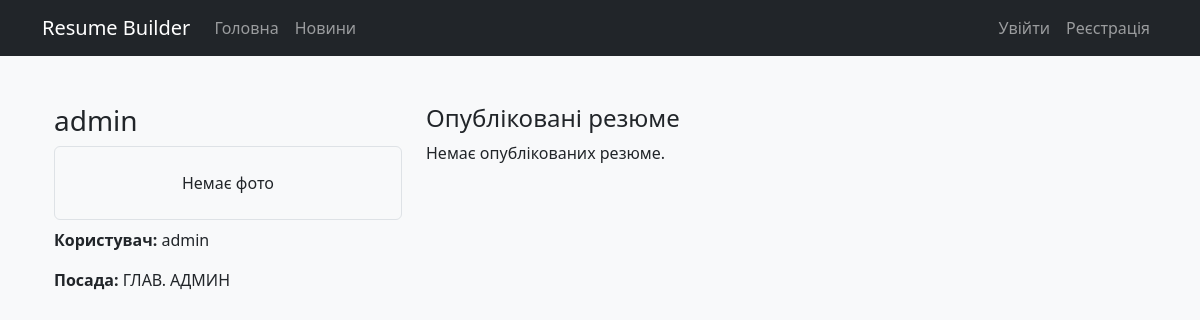
The page /profiles/admin/ on the database its author committed.
### builder/models.py (models this page shows, shortened)
class Profile(models.Model):
    GRADIENT_DIRECTIONS = [
        ('90deg', 'Зліва направо'),
        ('135deg', 'Діагональ'),
        ('180deg', 'Зверху вниз'),
        ('270deg', 'Справа наліво'),
    ]
    THEME_CHOICES = [
        ('light', 'Світла'),
        ('dark', 'Темна'),
        ('system', 'Системна'),
    ]
    user = models.OneToOneField(User, on_delete=models.CASCADE, related_name='profile')
    full_name = models.CharField(max_length=200)
    title = models.CharField(max_length=200, blank=True)
    email = models.EmailField(blank=True)
    phone = models.CharField(max_length=50, blank=True)
    location = models.CharField(max_length=200, blank=True)
    bio = models.TextField(blank=True)
    photo = models.ImageField(upload_to='profiles/', blank=True, null=True)
    last_seen = models.DateTimeField(null=True, blank=True)
    theme = models.CharField(max_length=10, choices=THEME_CHOICES, default='light')
    primary_color = models.CharField(max_length=7, default='#0d6efd')
    secondary_color = models.CharField(max_length=7, default='#6f42c1')
    accent_color = models.CharField(max_length=7, default='#dc3545')
    background_color = models.CharField(max_length=7, default='#f8f9fa')
    gradient_direction = models.CharField(max_length=30, choices=GRADIENT_DIRECTIONS, default='135deg')
    gradient_enabled = models.BooleanField(default=False)

### builder/views.py (the view)
# urls.py: path('profiles/<str:username>/', views.profile_view, name='profile_view'),
def profile_view(request, username):
    profile = get_object_or_404(Profile, user__username=username)
    resumes = Resume.objects.filter(user=profile.user, is_public=True, is_deleted=False).order_by('-updated_at')
    return render(request, 'profile_view.html', {'profile': profile, 'resumes': resumes})

### builder/context_processors.py (called while the page is built)
def user_profile(request):
    if request.user.is_authenticated:
        profile = Profile.objects.filter(user=request.user).first()
        return {'user_profile': profile}
    return {'user_profile': None}

### templates/profile_view.html (shortened to what this page needs)
{% extends 'base.html' %}
{% block content %}
<div class="container mt-4">
  <div class="row">
    <div class="col-md-4">
      <h3>{{ profile.full_name }}</h3>
      {% if profile.photo %}
        <img src="{{ profile.photo.url }}" class="img-fluid rounded" alt="Фото">
      {% else %}
        <div class="border rounded p-4 text-center">Немає фото</div>
      {% endif %}
      <p class="mt-2"><strong>Користувач:</strong> {{ profile.user.username }}</p>
      {% if profile.title %}<p><strong>Посада:</strong> {{ profile.title }}</p>{% endif %}
    </div>
    <div class="col-md-8">
      <h4>Опубліковані резюме</h4>
      {% if resumes %}
        <ul class="list-group">
          {% for r in resumes %}
            <li class="list-group-item d-flex justify-content-between align-items-center">
              <div>
                <strong>{{ r.title }}</strong>
                <div class="text-muted small">Оновлено: {{ r.updated_at }}</div>
              </div>
              <a href="{% url 'resume_public_detail' r.pk %}" class="btn btn-sm btn-primary">Переглянути</a>
            </li>
          {% endfor %}
        </ul>
      {% else %}
        <p>Немає опублікованих резюме.</p>
      {% endif %}
    </div>
  </div>
</div>
{% endblock %}

### builder/static/builder/responsive.css (style rules this page uses)
html { overflow-x: hidden; }
:root { --page-background: #f8f9fa; --surface-color: #ffffff; --text-color: #212529; --muted-color: #6c757d; --primary-color: #0d6efd; --secondary-color: #6f42c1; --accent-color: #dc3545; --background-color: #f8f9fa; --gradient-direction: 135deg; }
body { background-color: var(--background-color); color: var(--text-color); }
body:not(.gradient-enabled) { background-image: none; }
body { min-width: 320px; }

### rows shown on the page
Profile: full_name "admin", user.username "admin", title "ГЛАВ. АДМИН"
